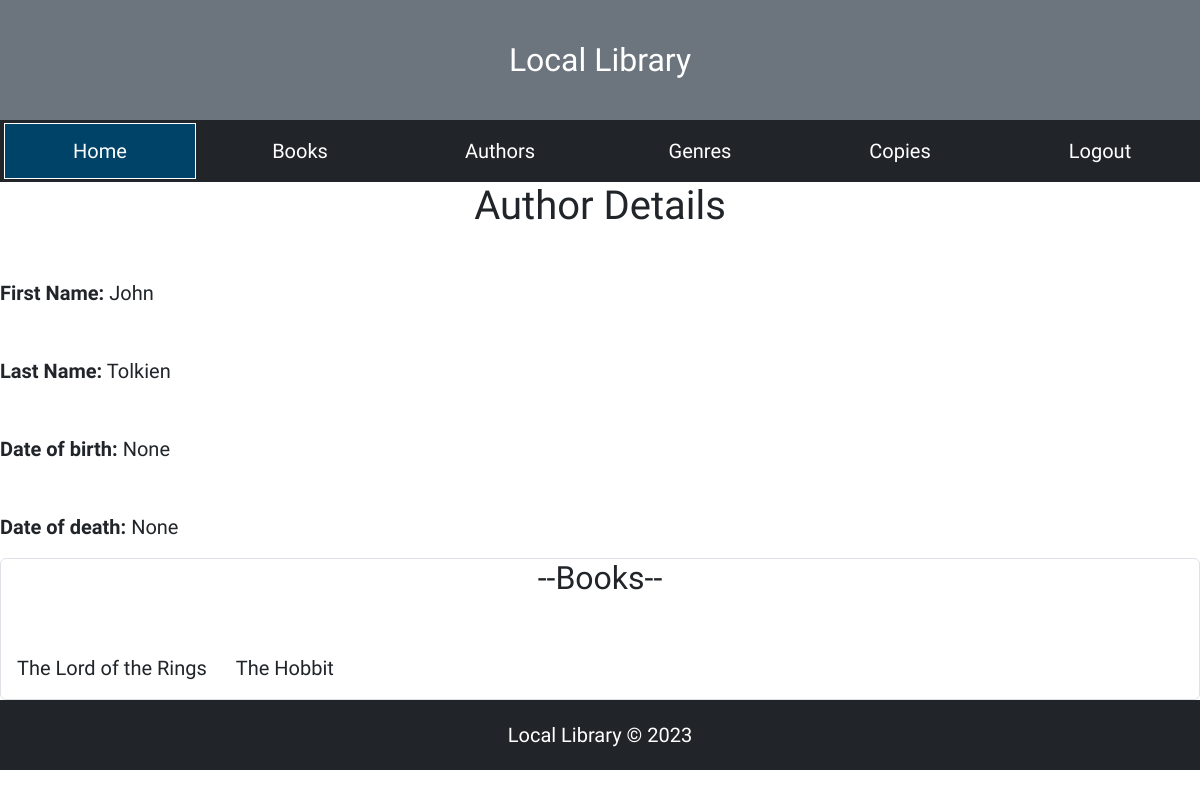
The app's page /catalog/author/6/ (signed in) with its own data.
### catalog/models.py (models this page shows, shortened)
class Author(models.Model):
    first_name = models.CharField(max_length=100)
    last_name = models.CharField(max_length=100)
    date_of_birth = models.DateField(null=True, blank=True)
    date_of_death = models.DateField('Died', null=True, blank=True)
    class Meta:
        ordering = ['last_name', 'first_name']

class Book(models.Model):
    title = models.CharField(max_length=200)
    author = models.ForeignKey('Author', on_delete=models.SET_NULL, null=True)
    summary = models.TextField(max_length=1000, help_text='Enter a brief description of the book')
    isbn = models.CharField('ISBN', max_length=13, unique=True,
                             help_text='13 Character <a href="https://www.isbn-international.org/content/what-isbn">ISBN number</a>')
    genre = models.ManyToManyField(Genre, help_text='Select a genre for this book')
    cover = models.ImageField(blank=True, null=True, upload_to='book covers')
    def display_genre(self):
        """Create a string for the Genre. This is required to display genre in Admin."""
        return ', '.join(genre.name for genre in self.genre.all()[:3])
    display_genre.short_description = 'Genre'
    def __str__(self):
        return self.title
    class Meta:
        ordering : ['id']

### catalog/views.py (the view)
# urls.py: path('author/<int:pk>/', views.AuthorDetailView.as_view(), name='author-detail'),
class AuthorDetailView(LoginRequiredMixin,DetailView):
    model = Author
    template_name = 'author_detail.html'

### catalog/templates/author_detail.html
{% extends "base.html" %}
{% block content %}
  <h1 class="text-center">Author Details</h1>
  <p class="mt-5"><strong>First Name:</strong> {{ author.first_name }}</p>
  <p class="mt-5"><strong>Last Name:</strong> {{ author.last_name }}</p>
  <p class="mt-5"><strong>Date of birth:</strong> {{ author.date_of_birth }}</p>
  <p class="mt-5"><strong>Date of death:</strong> {{ author.date_of_death }}</p>
  <div class="border rounded mt-3">
    <h2 class="text-center">--Books--</h2>
    <ul class="list-unstyled list-inline ">
      {% for books in author.book_set.all %}
      <li class="list-inline-item mt-5 ms-3">{{ books }}</li>
      {% endfor %}
    </ul>
  </div>
{% endblock %}

### catalog/static/css/styles.css (style rules this page uses)
html { padding: 0; }
body { font-family: 'Rajdhani', sans-serif; font-size: 20px; }

### records on screen
Author: first_name "John", last_name "Tolkien", date_of_birth "None", date_of_death "None"
Book: title "The Lord of the Rings"
Book: title "The Hobbit"
